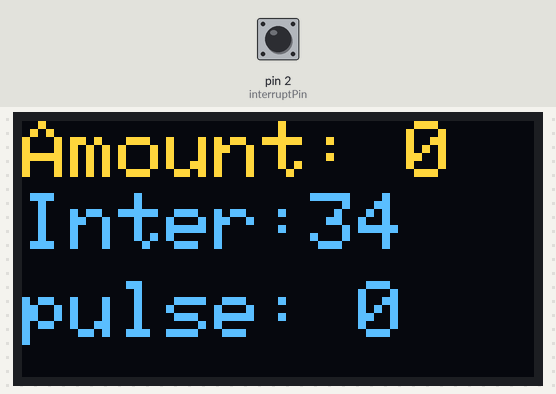
The program below on a simulated Arduino Nano, built with avr-gcc and run on an emulated ATmega328P. Parts: 128×64 one-colour display. Inputs (shaded band) come from the test bench; at power-on: pin 2 (interruptPin) HIGH. The OLED is the two-colour kind (top 16 rows yellow).

Above: at 1.2 s.
1.3 s: pin 2 (interruptPin) pulled LOW for 0.15 s
At 1.52 s:
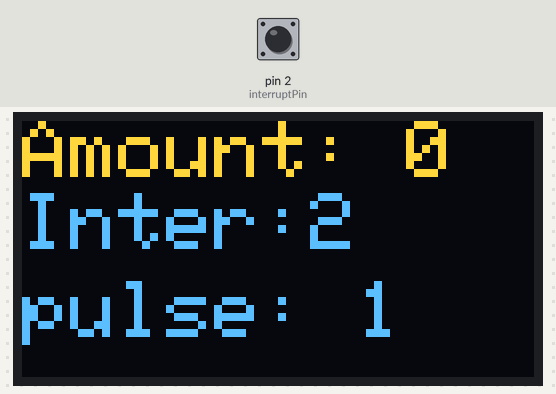
2.0 s: pin 2 (interruptPin) pulled LOW for 1 s
At 2.49 s:
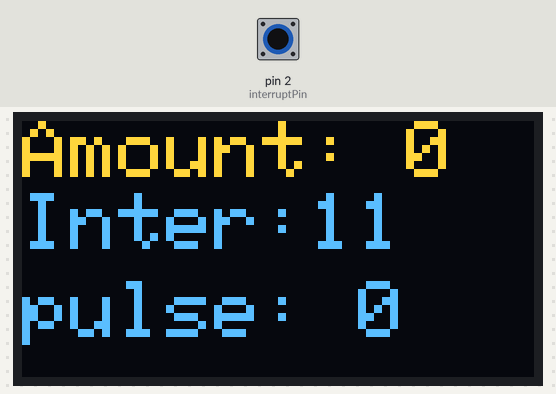
3.6 s: pin 2 (interruptPin) pulled LOW for 0.15 s
At 3.79 s:
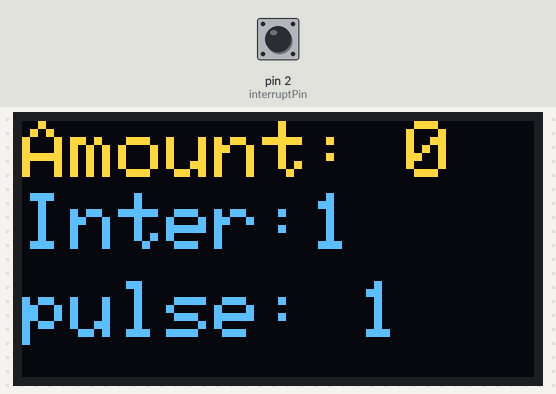
4.3 s: pin 2 (interruptPin) pulled LOW for 1 s
At 4.76 s:
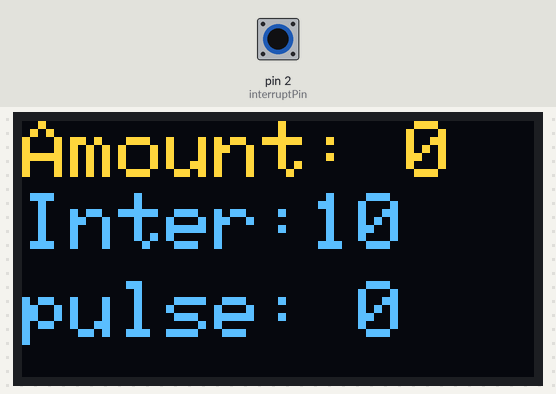
Timing chart, 0 to 6.9 s (numbered marks = the images above; inputs shaded):
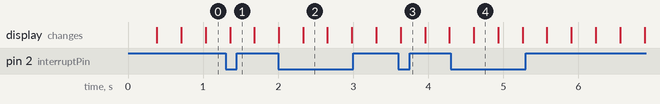

The program:

main.cpp
```cpp
#include <Arduino.h>

#include <SPI.h>
#include <Wire.h>
#include <Adafruit_GFX.h>
#include <Adafruit_SSD1306.h>

#define SCREEN_WIDTH 128 // OLED display width, in pixels
#define SCREEN_HEIGHT 64 // OLED display height, in pixels

#define OLED_RESET     -1 // Reset pin # (or -1 if sharing Arduino reset pin)
#define SCREEN_ADDRESS 0x3C ///< See datasheet for Address; 0x3D for 128x64, 0x3C for 128x32
Adafruit_SSD1306 display(SCREEN_WIDTH, SCREEN_HEIGHT, &Wire, OLED_RESET);

const byte interruptPin = 2;

// Count the pulse recieved
volatile int pulseCount = 0;
volatile int interval = 0;
// Variable for total amount and time
int totalAmount = 0;
const byte intervalSpan = 10;


void initDisplay(){
    // SSD1306_SWITCHCAPVCC = generate display voltage from 3.3V internally
  if(!display.begin(SSD1306_SWITCHCAPVCC, SCREEN_ADDRESS)) {
    Serial.println(F("SSD1306 allocation failed"));
    for(;;); // Don't proceed, loop forever
  }
}


void displayCount(){
  display.clearDisplay();

  display.setTextSize(2);             // Normal 1:1 pixel scale
  display.setTextColor(SSD1306_WHITE);        // Draw white text
  display.setCursor(0,0);             // Start at top-left corner
  String Amount = "Amount: " + String(totalAmount);
  display.println(Amount);

  display.setCursor(0,18);             // Start at top-left corner
  String Interval = "Inter:" + String(interval);
  display.println(Interval);

  display.setCursor(0, 40);
  String Time = "pulse: " + String(pulseCount) ;
  display.println(Time);

  display.display();
}

void incrementPulse() {
  pulseCount+=1;
  interval = 0;
}

void setup() {
  initDisplay();

  pinMode(interruptPin, INPUT_PULLUP);
  attachInterrupt(digitalPinToInterrupt(interruptPin), incrementPulse, FALLING);
}

void loop() {
  interval++;

  if(interval >= intervalSpan && pulseCount != 0){

    if(pulseCount == 4){
      totalAmount += 1;
    }

    if(pulseCount == 5){
      totalAmount += 5;
    }

    if(pulseCount == 6){
      totalAmount += 10;
    }

    pulseCount = 0;
  }


  displayCount();
}
```
